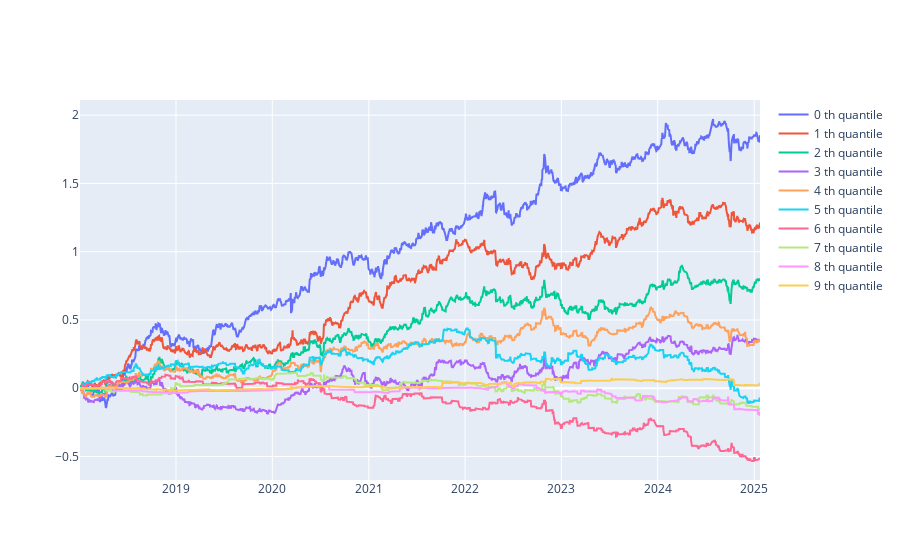

Notebook source saved alongside this figure:
### Code cell
# momentum: ln(open_/close_.shift(1)) 如果要更保守，就li_.shift(1)
time_ = "2017-01-01"; end_ = '2025-01-24'
open_ = open[time_:end_]
close_ = close[time_:end_]
ln_ = np.log(open_/close_.shift(1)) # index: 使用的時間
# ln_ = ln_[(ln_ > ln_.mean() - 3 * ln_.std()) & (ln_ < ln_.mean() + 3 * ln_.std())]
pct_calculating_profit = close_/open_-1 # index: 當天收益
holdings_gap = intraday_shifted_input_signal_pct_output_plot(ln_.fillna(0).shift(0), pct_calculating_profit.shift(0), quantile=10, type_='cumsum')

### Figure 1 — Plotly figure (JSON) as saved in the notebook; plotly's stock layout.template omitted (floating-point values rounded to 4 significant figures; data arrays with more than 128 entries replaced by an {"elided": "..."} marker saying what was removed)
{"data": [{"mode": "lines", "name": "0 th quantile", "type": "scatter", "x": {"elided": "1738 str values"}, "y": {"elided": "1738 float values"}, "yaxis": "y"}, {"mode": "lines", "name": "1 th quantile", "type": "scatter", "x": {"elided": "1738 str values"}, "y": {"elided": "1738 float values"}, "yaxis": "y"}, {"mode": "lines", "name": "2 th quantile", "type": "scatter", "x": {"elided": "1738 str values"}, "y": {"elided": "1738 float values"}, "yaxis": "y"}, {"mode": "lines", "name": "3 th quantile", "type": "scatter", "x": {"elided": "1738 str values"}, "y": {"elided": "1738 float values"}, "yaxis": "y"}, {"mode": "lines", "name": "4 th quantile", "type": "scatter", "x": {"elided": "1738 str values"}, "y": {"elided": "1738 float values"}, "yaxis": "y"}, {"mode": "lines", "name": "5 th quantile", "type": "scatter", "x": {"elided": "1738 str values"}, "y": {"elided": "1738 float values"}, "yaxis": "y"}, {"mode": "lines", "name": "6 th quantile", "type": "scatter", "x": {"elided": "1738 str values"}, "y": {"elided": "1738 float values"}, "yaxis": "y"}, {"mode": "lines", "name": "7 th quantile", "type": "scatter", "x": {"elided": "1738 str values"}, "y": {"elided": "1738 float values"}, "yaxis": "y"}, {"mode": "lines", "name": "8 th quantile", "type": "scatter", "x": {"elided": "1738 str values"}, "y": {"elided": "1738 float values"}, "yaxis": "y"}, {"mode": "lines", "name": "9 th quantile", "type": "scatter", "x": {"elided": "1738 str values"}, "y": {"elided": "1738 float values"}, "yaxis": "y"}], "layout": {}}
